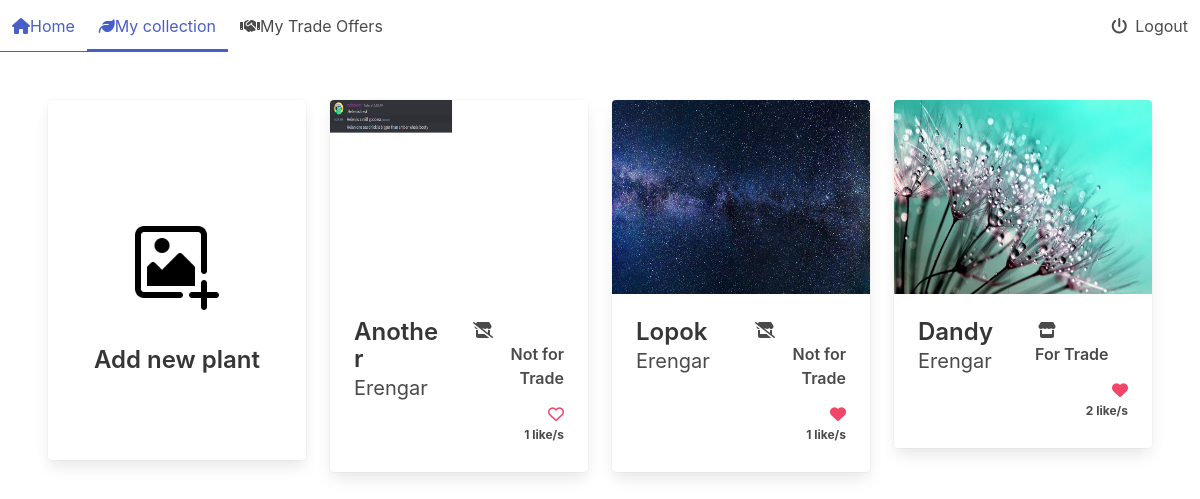
The page /my-collection/ (signed in) on the database as committed earlier.
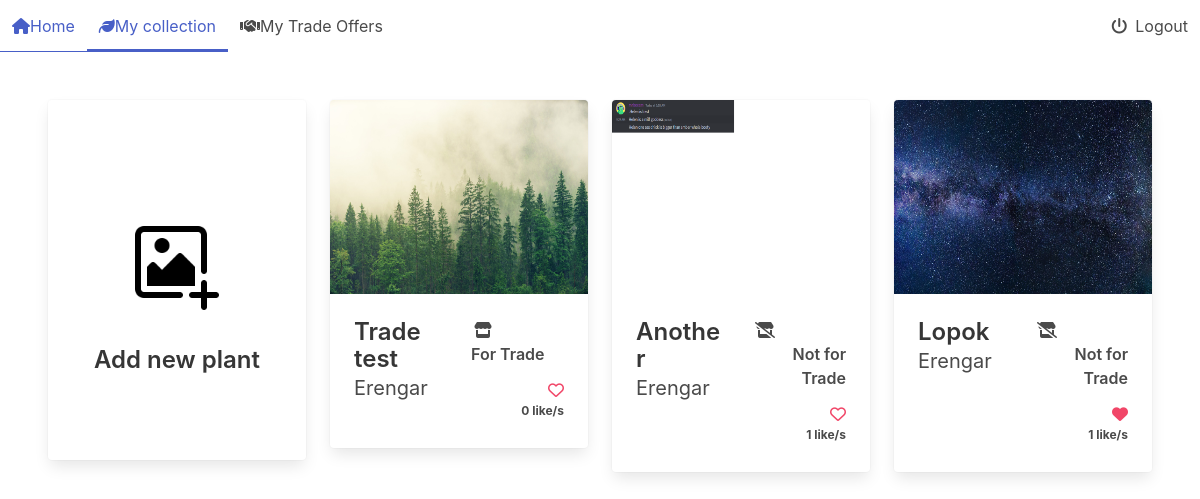
The same page on the database as committed later.
### plant_collection/models.py (models this page shows, shortened)
class Plant(models.Model):
    nick_name = models.CharField(
        max_length=64,
        validators=[MinLengthValidator(3)],
        unique=True)
    created = models.DateTimeField(auto_now_add=True, null=True, blank=True)
    updated = models.DateTimeField(auto_now=True, null=True, blank=True)
    species = models.ForeignKey(Species, on_delete=models.SET_NULL, blank=True, null=True, related_name='plants')
    owner = models.ForeignKey(settings.AUTH_USER_MODEL, on_delete=models.PROTECT, related_name='plants')
    slug = models.SlugField(default='bugged-plant')
    for_trade = models.BooleanField(default=False)
    likes = models.ManyToManyField(User, related_name= 'liked')
    def number_of_likes(self):
        return self.likes.count()

class Image(models.Model):
    plant = models.ForeignKey(Plant, on_delete=models.CASCADE, related_name='picture')
    image = models.ImageField(upload_to='pics')

### plant_collection/views.py (the view, shortened to what this page needs)
# urls.py: path('my-collection/', views.personal_collection.as_view(), name='personal_collection'),
class personal_collection(LoginRequiredMixin, generic.ListView):
    template_name ='plant_collection/collection.html'
    def get(self, request):
        model = Plant.objects.filter(owner=request.user).order_by('-updated')
        context = {'plants': model}
        return render(request, self.template_name, context)

### plant_collection/templates/plant_collection/collection.html (shortened to what the changed rows need)
{% extends 'base.html' %}
{% block content %}
{% load static %}
<link rel="stylesheet" href="{% static 'plant_collection/css/no_padding_section.css' %}">
<section class='section'>
    <div class='columns is-multiline'>
        {% if plants %}
        {% for plant in plants %}
        <div class='column is-3-desktop is-full-mobile'>
            <div class='card hover'>
                {% if plant.picture %}
                <div class='card-image'>
                    <figure class='image is-4by3'>
                        <a href="{% url 'plant_collection:plant_view' slug=plant.slug %}">
                            <img src="{{ plant.picture.all.0.image.url }}" alt="" width='500px'>
                        </a>
                    </figure>
                </div>
                {% endif %}
                <div class='card-content columns is-mobile'>
                    <div class='column'>
                        <div class='title is-size-4-desktop is-size-5-touch is-align-self-flex-start'>
                            <a class='has-text-dark' href="{% url 'plant_collection:plant_view' slug=plant.slug %}">{{plant.nick_name}}</a>
                        </div>
                        <div class='subtitle is-size-5-desktop is-size-6-touch'>
                            {{plant.owner}}
                        </div>
                    </div>
                    <div class='column pb-1'>
                        <div class='has-text-right pb-3'>
                            {% if plant.for_trade %}
                            <span class='icon-text has-text-weight-semibold is-size-6-desktop is-size-7-touch'>
                                <span class='icon'>
                                    <i class="fa-solid fa-store"></i>
                                </span>
                                For Trade
                            </span>
                            {% else %}
                            <span class='icon-text has-text-weight-semibold is-size-6-desktop is-size-7-touch'>
                                <span class='icon'>
                                    <i class="fa-solid fa-store-slash "></i>
                                </span>
                                Not for Trade
                            </span>
                            {% endif %}
                        </div>
                        <div class='has-text-right'>
                            {% if not user in plant.likes.all %}
                            <div>
                                <a class='heart' data-plant='{{ plant.nick_name }}' data-user='{{ user }}'><i class="fa-regular fa-heart has-text-danger"></i></a>
                            </div>
                            {% elif user in plant.likes.all %}
                            <div>
                                <a class='heart' data-plant='{{ plant.nick_name }}' data-user='{{ user }}'><i class="fa-solid fa-heart has-text-danger"></i></a>
                            </div>
                            {% endif %}
                            <div class='number_likes is-size-7 has-text-weight-bold' data-plant='{{ plant.nick_name }}'>
                                {{ plant.number_of_likes }} like/s
                            </div>
                        </div>
                    </div>
                </div>
            </div>
        </div>
        {% endfor %}
        {% endif %}
    </div>
</section>
{% endblock %}

Rows that differ between the two databases and show on the page:
no longer on this page (row edited): Plant: picture.all.0.image (picture), nick_name "Dandy", owner "Erengar", for_trade True (drawn), number_of_likes "2"
now on this page (row edited): Plant: picture.all.0.image (picture), nick_name "Trade test", owner "Erengar", for_trade True (drawn), number_of_likes "0"
